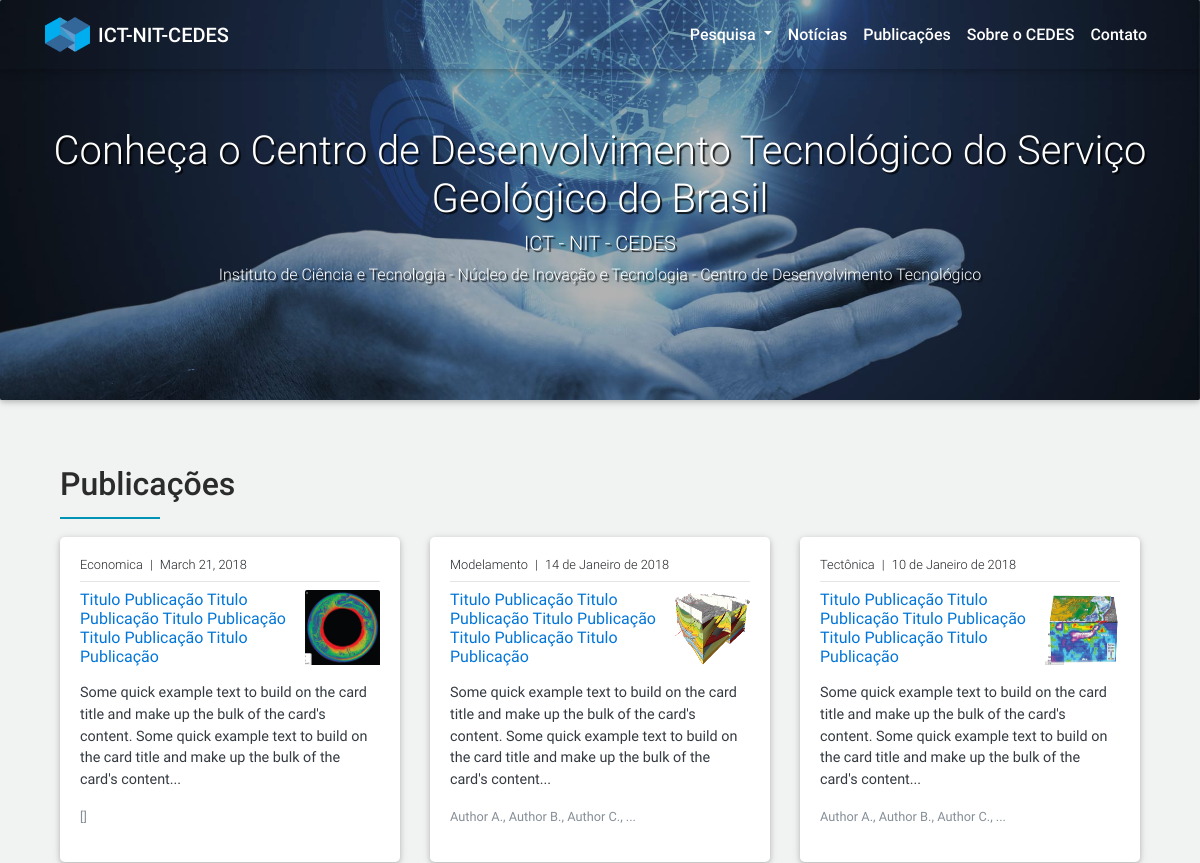
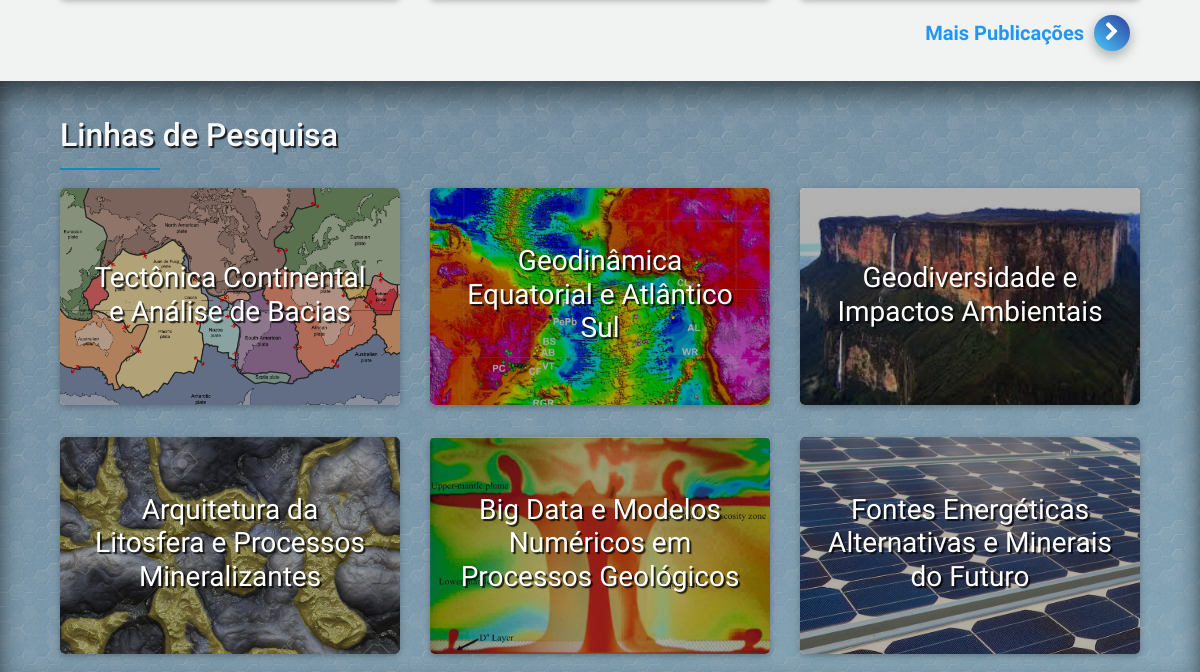
The page /index (upper part) on the database as committed earlier (2 pictures, top to bottom).
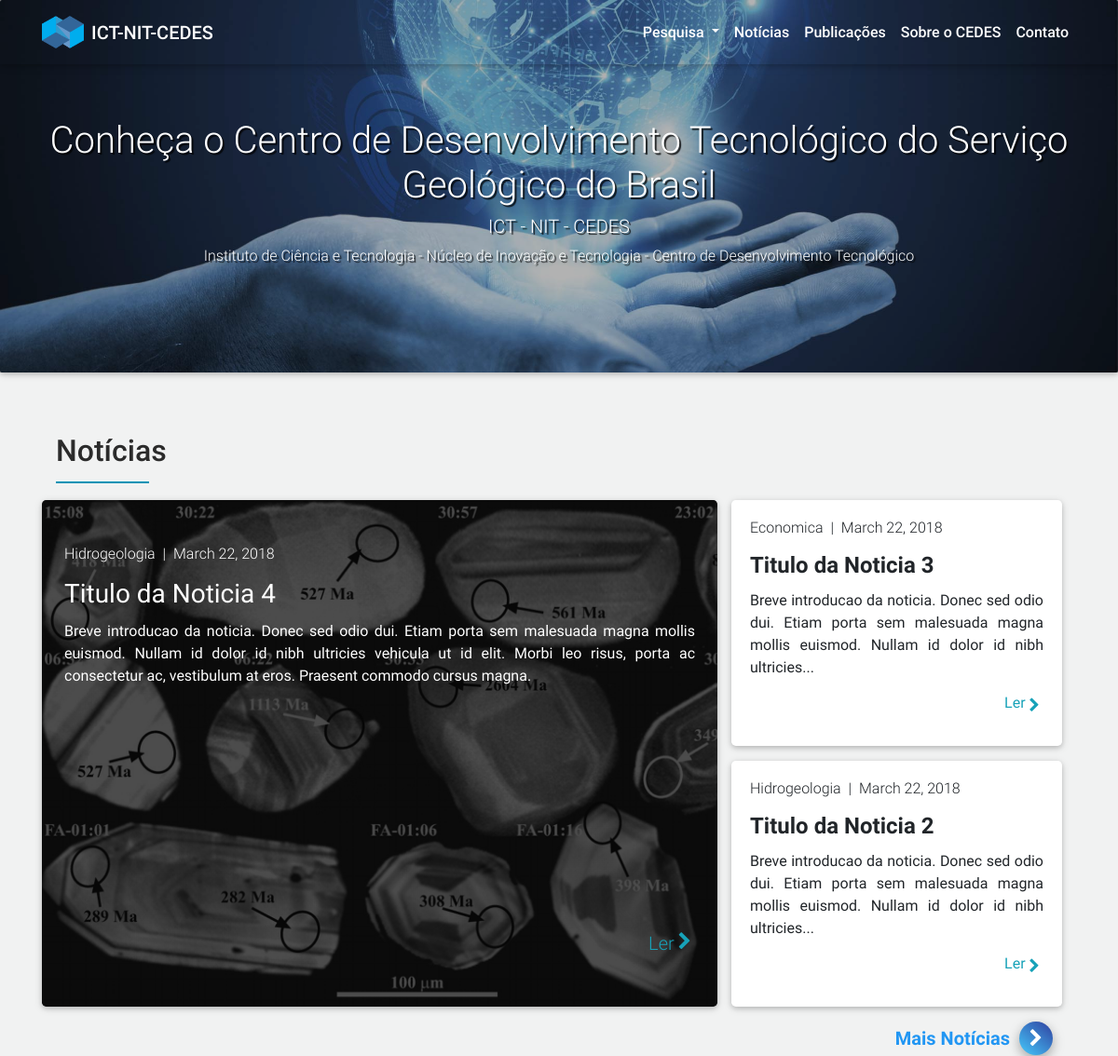
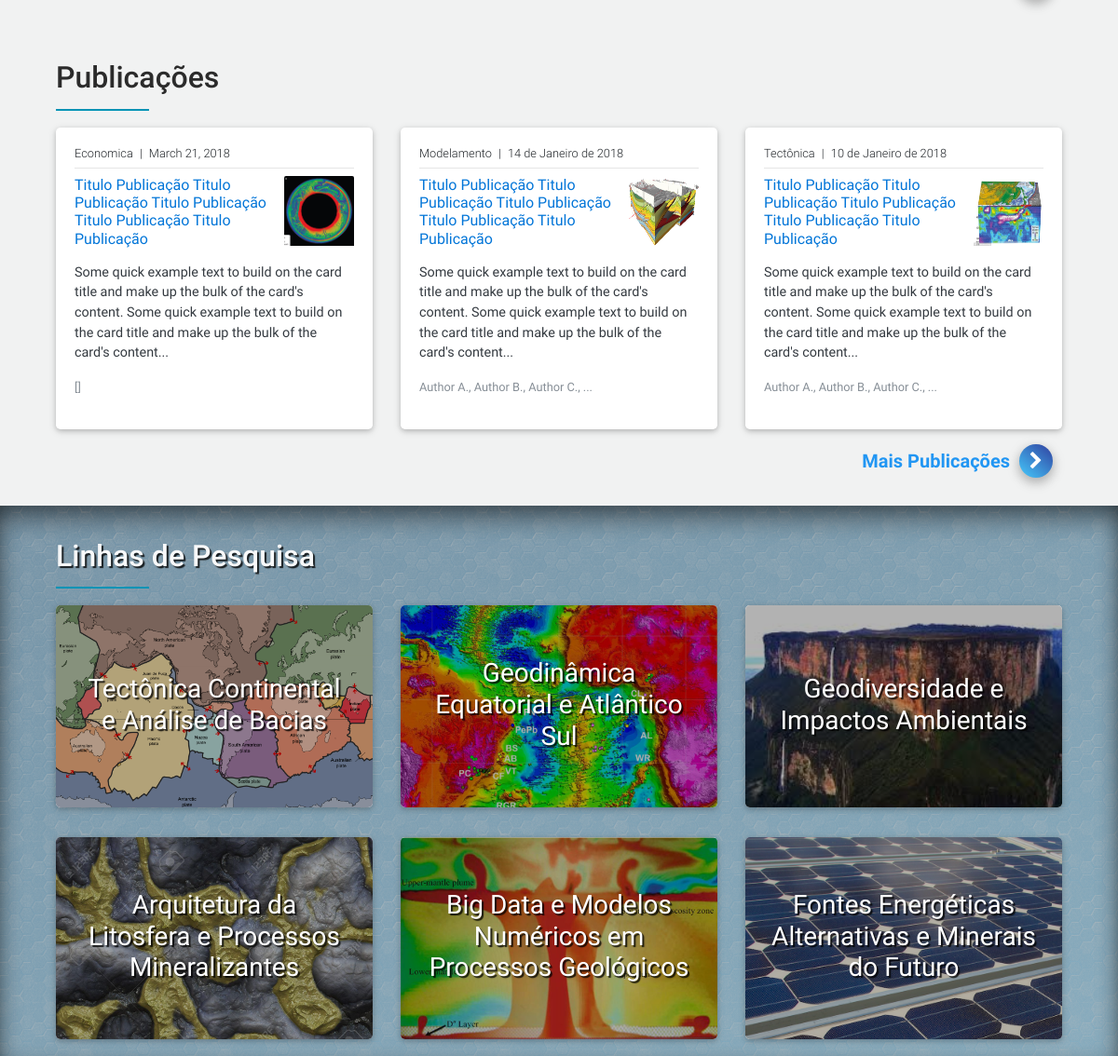
The same page on the database as committed later (2 pictures, top to bottom).
### app/models.py (models this page shows, shortened)
class News(db.Model):
    id = db.Column(db.Integer, primary_key=True)
    title = db.Column(db.String(128), index=True, unique=True)
    category = db.Column(db.Integer, db.ForeignKey('news_categories.id'))
    date = db.Column(db.DateTime, index=True, default=datetime.utcnow)
    intro = db.Column(db.String(512))
    body = db.Column(db.Text())
    def get_cat(self):
        return News_categories.query.filter_by(id=self.category).first().category

class News_categories(db.Model):
    id = db.Column(db.Integer, primary_key=True)
    category = db.Column(db.String(64), unique=True)

### app/routes.py (the view)
@app.route('/')
@app.route('/index')
def index():
    news = News.query.order_by(News.date.desc()).limit(3).all()
    publications = Publications.query.order_by(Publications.date.desc()).limit(3)
    return render_template('index.html', news=news, publications=publications)

### app/models.py (called while the page is built)
    def get_cat(self):
        return Publication_categories.query.filter_by(id=self.category).first().category

### app/templates/index.html (shortened to what the changed rows need)
{% extends "base.html" %}
{% block content %}
<main role="main">
    <div class="jumbotron jumbotron-fluid jumbotron-header mb-0"
            style="background-image: url(/static/imgs/FP_figure-01.jpg)">
        <a href="#aboutCont">
        <div class="container">
            <div class="jumbotron-cnt-txt d-flex d-md-flex
            text-center flex-column align-items-center justify-content-center">
            <h1 class="h1-responsive text-shadow">Conheça o Centro de Desenvolvimento Tecnológico do Serviço Geológico do Brasil</h1>
            </div>
        </div>
        </a>
    </div>
    <div class="container">
        {% if news %}
            {% include "partials/index_news.html" %}
        {% endif %}
        {% if publications %}
            {% include "partials/index_pubs.html" %}
        {% endif %}
        <section id="ResearchCont" class="section parallax cnt-backgorund-h-one">
        <div class="container">
            <a href="#!">
            <h2 class="display__title h2 text-light text-shadow"> Linhas de Pesquisa </h2>
            </a>
        </div>
        </section>
    </div>
</main>
{% endblock %}

### app/templates/partials/index_news.html (shortened to what the changed rows need)
<section id="NewsCont">
    <div class="container">
        <a href="#!">
            <h2 class="display__title h2"> Notícias </h2>
        </a>
        <div class="row">
            <div class="col-md-8 d-flex">
                <div class="row mb-3 mr-0">
                    <article>
                        <div class="card card-image hoverable of-h view hm-zoom-div">
                            <div class="hm-zoom-img" style="background-image: url(/static/imgs/news_1.jpg);"></div>
                                <a href="#!">
                                    <div class="mask waves-effect waves-light"></div>
                                </a>
                                <div class="text-white text-left rgba-black-strong py-5 px-4 card-block">
                                    <div>
                                        <h6 class="silver-text">
                                            {{ news[0].get_cat() }}
                                            <span class="px-1">|</span>
                                            <time datetime="{{ news[0].date }}" itemprop="datePublished">
                                                {{ moment(news[0].date).format('LL') }}
                                            </time>
                                        </h6>
                                        <h3 class="card-title pt-2"><strong>{{ news[0].title }}</strong></h3>
                                        <p class="text-justify">
                                            {{ news[0].intro | truncate(512)  }}
                                        </p>
                                    </div>
                                    <div>
                                        <a href="#!" class="d-flex flex-row-reverse text-info">
                                            <h5 class="waves-effect d-flex flex-row-reverse">
                                            <i class="fa fa-chevron-right px-1"></i>
                                            Ler
                                            </h5>
                                        </a>
                                    </div>
                                </div>
                            </div>
                    </article>
                </div>
            </div>
            <div class="col-md-4">
                <div class="row mb-3 mr-0">
                    <article>
                        <div class="card hoverable w-100 view">
                            <div class="card-body">
                                <h6 class="silver-text">
                                    {{ news[1].get_cat() }}
                                    <span class="px-1">|</span>
                                    <time datetime="2018-12-01" itemprop="datePublished">
                                        {{ moment(news[1].date).format('LL') }}
                                    </time>
                                </h6>
                                <h4 class="card-title pt-2"><strong>{{ news[1].title }}</strong></h4>
                                <p class="text-justify">
                                    {{ news[1].intro | truncate(150) }}
                                </p>
                                <a href="#!" class="d-flex flex-row-reverse text-info">
                                    <h5 class="waves-effect d-flex flex-row-reverse">
                                        <i class="fa fa-chevron-right px-1 pt-1"></i>
                                        Ler
                                    </h5>
                                </a>
                            </div>
                        </div>
                    </article>
                </div>
                <div class="row mb-3 mr-0">
                    <article>
                        <div class="card hoverable w-100 view">
                            <div class="card-body">
                                <h6 class="silver-text">
                                    {{ news[2].get_cat() }}
                                    <span class="px-1">|</span>
                                    <time datetime="2018-10-01" itemprop="datePublished">
                                        {{ moment(news[2].date).format('LL') }}
                                    </time>
                                </h6>
                                <h4 class="card-title pt-2"><strong>{{ news[2].title }}</strong></h4>
                                <p class="text-justify">
                                    {{ news[2].intro | truncate(150) }}
                                </p>
                                <a href="#!" class="d-flex flex-row-reverse text-info">
                                    <h5 class="waves-effect d-flex flex-row-reverse">
                                        <i class="fa fa-chevron-right px-1 pt-1"></i>
                                        Ler
                                    </h5>
                                </a>
                            </div>
                        </div>
                    </article>
                </div>
            </div>
        </div>
        <div class="d-flex w-100 justify-content-end btn-more-div">
            <span class="font-weight-bold blue-text">Mais Notícias</span>
            <a href="#!" class="btn-floating btn-sm blue-gradient my-0"><i class="fa fa-chevron-right"></i></a>
        </div>
    </div>
</section>

Rows that differ between the two databases and show on the page:
added News: category.category "Hidrogeologia", date "March 22, 2018", title "Titulo da Noticia 4", intro "Breve introducao da noticia. Donec sed odio dui. Etiam porta sem malesuada magna mollis euismod. Nullam id dolor id nibh ultricies vehicula ut id elit. Morbi leo risus, porta ac consectetur ac, vestibulum at eros. Praesent commodo cursus magna."
added News: category.category "Economica", date "March 22, 2018", title "Titulo da Noticia 3", intro "Breve introducao da noticia. Donec sed odio dui. Etiam porta sem malesuada magna mollis euismod. Nullam id dolor id nibh ultricies..."
added News: category.category "Hidrogeologia", date "March 22, 2018", title "Titulo da Noticia 2", intro "Breve introducao da noticia. Donec sed odio dui. Etiam porta sem malesuada magna mollis euismod. Nullam id dolor id nibh ultricies..."
Other text that changed with them:
text now shown: "Notícias | Ler | Ler | Ler Mais Notícias"
